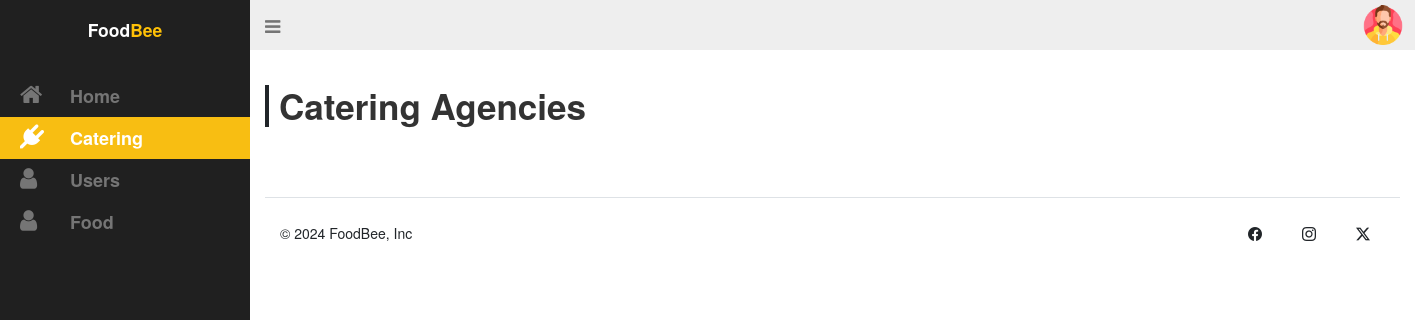
The app's page /Admin/pages/admin-catering.php (signed in), older data.
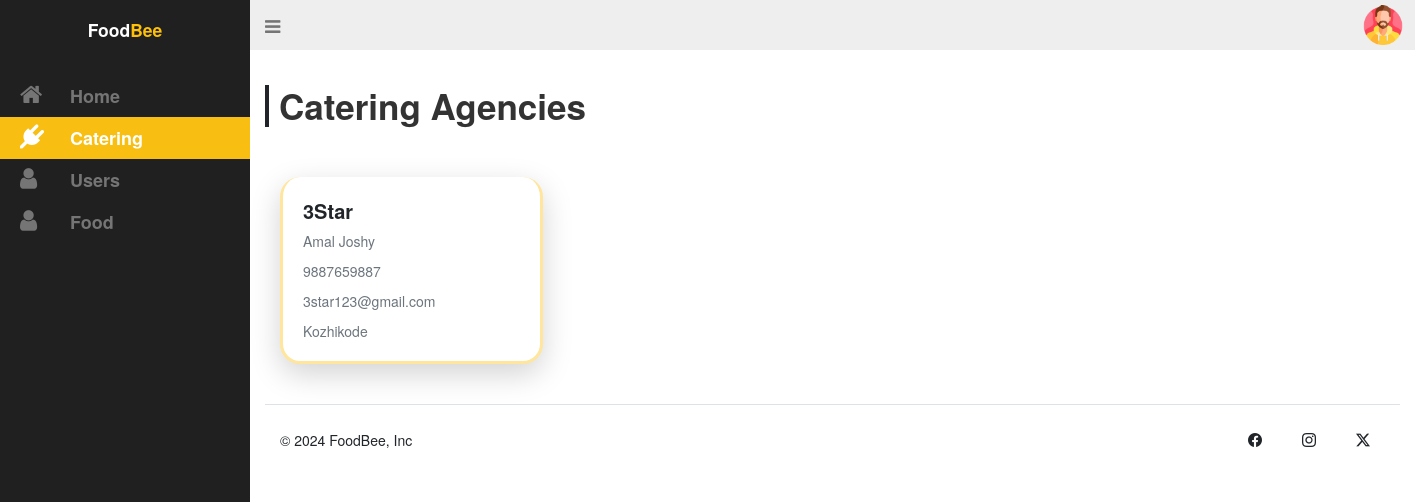
The same page, newer data.
### tables this page shows
CREATE TABLE `catering` (
  `catering_id` int(11) NOT NULL,
  `catering_name` varchar(50) NOT NULL,
  `catering_owner` varchar(50) NOT NULL,
  `catering_no` varchar(50) NOT NULL,
  `catering_location` varchar(50) NOT NULL,
  `catering_email` varchar(50) NOT NULL,
  `catering_pass` varchar(50) NOT NULL
);

### Admin/pages/admin-catering.php (the view, shortened to what this page needs)
<?php
 include './connect.php';
?>
<!DOCTYPE html>
<html lang="en">
<head>
  <link rel="stylesheet" href="../static/admin.css">
  <link rel="stylesheet" href="https://cdn.jsdelivr.net/npm/bootstrap-icons@1.11.3/font/bootstrap-icons.min.css">
  <link href="https://cdn.jsdelivr.net/npm/bootstrap@5.3.3/dist/css/bootstrap.min.css" rel="stylesheet">
  <link rel="stylesheet" href="https://maxcdn.bootstrapcdn.com/bootstrap/3.3.7/css/bootstrap.min.css">
  <link rel="stylesheet" href="https://maxcdn.bootstrapcdn.com/font-awesome/4.7.0/css/font-awesome.min.css">
</head>
<body>
  <div id="wrapper">
    <aside id="sidebar-wrapper">
      <div class="sidebar-brand">
        <h2><div class="fs-3 fw-semibold">Food<span class="text-warning">Bee</span></div></h2>
      </div>
      <ul class="sidebar-nav">
        <li><a href="./admin-home.php"><i class="fa fa-home"></i>Home</a></li>
        <li class="active"><a href="./admin-catering.php"><i class="fa fa-plug"></i>Catering</a></li>
        <li><a href="./admin-user.php"><i class="fa fa-user"></i>Users</a></li>
        <li><a href="./admin-food.php"><i class="fa fa-user"></i>Food</a></li>
      </ul>
    </aside>
    <div id="navbar-wrapper">
      <nav class="navbar navbar-inverse">
        <div class="container-fluid justify-content-between">
          <div class="navbar-header position-absolute top-0">
            <a href="#" class="navbar-brand" id="sidebar-toggle"><i class="fa fa-bars"></i></a>
          </div>
          <div class="d-flex align-items-center position-absolute end-0">
            <button class="btn rounded-circle border-0"  data-bs-toggle="dropdown" aria-expanded="false">
              <img src="../static/user.png" alt="" width="40">
            </button>
          </div>
        </div>
      </nav>
    </div>
    <section id="content-wrapper">
      <div class="row">
        <div class="col-lg-12">
        <h2 class="content-title display-4 fw-semibold border-start px-3 border-4 border-dark">Catering Agencies</h2>
          <div class="container">
            <div class="row my-5">
<?php
$sql=mysqli_query($conn,"SELECT * FROM catering ORDER BY catering_id ");
while($row=mysqli_fetch_assoc($sql))
{
    $cat_name=$row['catering_name'];
    $cat_own=$row['catering_owner'];
    $cat_no=$row['catering_no'];
    $cat_location=$row['catering_location'];
    $cat_mail=$row['catering_email'];
?>
              <div class="col-lg-3 col-md-4 col-sm-6 col-12 my-3">
                <div class="card text-decoration-none h-100 rounded-5 p-3 border-3 border-warning-subtle border-top-0 shadow-lg">
                  <div class="card-body">
                    <div class="card-title fs-2 fw-bold"><?php echo $cat_name; ?></div>
                    <p class="card-text text-secondary"><?php echo $cat_own; ?></p>
                    <p class="card-text text-secondary"><?php echo $cat_no; ?></p>
                    <p class="card-text text-secondary"><?php echo $cat_mail; ?></p>
                    <p class="card-text text-secondary"><?php echo $cat_location; ?></p>
                  </div>
                </div>
              </div>
<?php
}
?>
            </div>
          </div>
        </div>
      </div>
      <div class="row">
  <div class="container-fluid" >
    <footer class="d-flex flex-wrap justify-content-between align-items-center py-4 border-top">
      <div class="col-md-4 d-flex align-items-center">
        <span class="mb-3 mb-md-0 text-dark">&copy; 2024 FoodBee, Inc</span>
      </div>
      <ul class="nav col-md-4 justify-content-end list-unstyled d-flex">
        <li class="ms-3"><a class=" text-dark" href="#"><i class="bi bi-facebook" width="24" height="24"></i></a></li>
        <li class="ms-3"><a class=" text-dark" href="#"><i class="bi bi-instagram" width="24" height="24"></i></a></li>
        <li class="ms-3"><a class=" text-dark" href="#"><i class="bi bi-twitter-x" width="24" height="24"></i></a></li>
      </ul>
    </footer>
  </div>
      </div>
    </section>
  </div>
</body>
</html>

Row changes from the older to the newer data that the page shows:
added catering: catering_name "3Star", catering_owner "Amal Joshy", catering_no "9887659887", catering_email "3star123@gmail.com", catering_location "Kozhikode"
